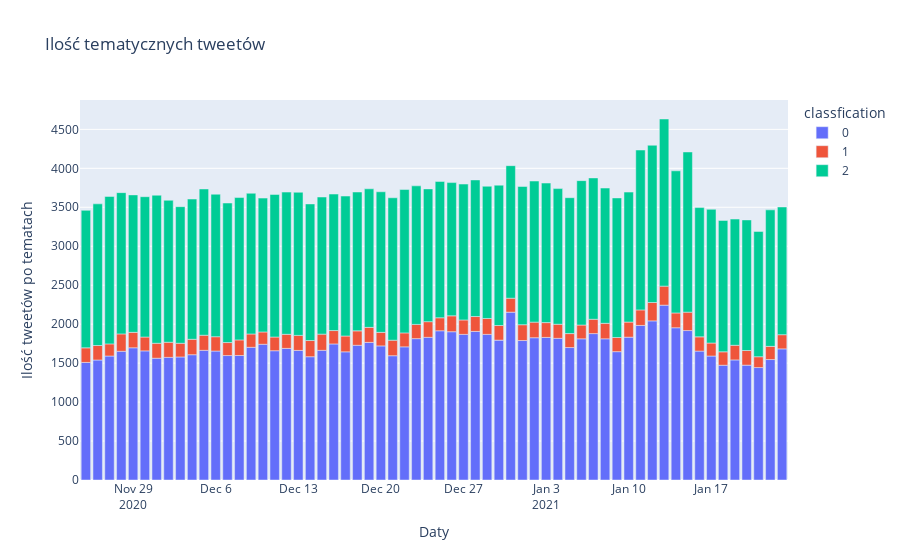

This figure's notebook cell:
### Code cell
tweeter_df['classfication']=df['class']
tweeter_df.dropna(inplace=True)
tweeter_df_group=tweeter_df.groupby(by=['datestamp','classfication'],as_index=False).count()
tweeter_df_group.classfication=tweeter_df_group.classfication.astype("category")
fig = px.bar(tweeter_df_group, x="datestamp", y="lang", title='Ilość tematycznych tweetów',color="classfication",labels=labels)
fig.update_xaxes(title_text='Daty')
fig.update_yaxes(title_text='Ilość tweetów po tematach')
fig.show()

### Figure 1 — Plotly figure (JSON) as saved in the notebook; plotly's stock layout.template omitted (floating-point values rounded to 4 significant figures)
{"data": [{"alignmentgroup": "True", "hovertemplate": "classfication=0<br>datestamp=%{x}<br>lang=%{y}<extra></extra>", "legendgroup": "0", "marker": {"color": "#636efa"}, "name": "0", "offsetgroup": "0", "orientation": "v", "showlegend": true, "textposition": "auto", "type": "bar", "x": ["2020-11-25", "2020-11-26", "2020-11-27", "2020-11-28", "2020-11-29", "2020-11-30", "2020-12-01", "2020-12-02", "2020-12-03", "2020-12-04", "2020-12-05", "2020-12-06", "2020-12-07", "2020-12-08", "2020-12-09", "2020-12-10", "2020-12-11", "2020-12-12", "2020-12-13", "2020-12-14", "2020-12-15", "2020-12-16", "2020-12-17", "2020-12-18", "2020-12-19", "2020-12-20", "2020-12-21", "2020-12-22", "2020-12-23", "2020-12-24", "2020-12-25", "2020-12-26", "2020-12-27", "2020-12-28", "2020-12-29", "2020-12-30", "2020-12-31", "2021-01-01", "2021-01-02", "2021-01-03", "2021-01-04", "2021-01-05", "2021-01-06", "2021-01-07", "2021-01-08", "2021-01-09", "2021-01-10", "2021-01-11", "2021-01-12", "2021-01-13", "2021-01-14", "2021-01-15", "2021-01-16", "2021-01-17", "2021-01-18", "2021-01-19", "2021-01-20", "2021-01-21", "2021-01-22", "2021-01-23"], "xaxis": "x", "y": [1509, 1540, 1591, 1652, 1697, 1657, 1563, 1574, 1579, 1608, 1664, 1655, 1597, 1598, 1703, 1742, 1659, 1689, 1663, 1582, 1664, 1746, 1645, 1729, 1766, 1721, 1595, 1709, 1814, 1831, 1915, 1903, 1869, 1907, 1869, 1795, 2154, 1790, 1826, 1830, 1818, 1700, 1812, 1879, 1812, 1647, 1833, 1984, 2042, 2244, 1954, 1918, 1654, 1591, 1473, 1541, 1474, 1443, 1546, 1683], "yaxis": "y"}, {"alignmentgroup": "True", "hovertemplate": "classfication=1<br>datestamp=%{x}<br>lang=%{y}<extra></extra>", "legendgroup": "1", "marker": {"color": "#EF553B"}, "name": "1", "offsetgroup": "1", "orientation": "v", "showlegend": true, "textposition": "auto", "type": "bar", "x": ["2020-11-25", "2020-11-26", "2020-11-27", "2020-11-28", "2020-11-29", "2020-11-30", "2020-12-01", "2020-12-02", "2020-12-03", "2020-12-04", "2020-12-05", "2020-12-06", "2020-12-07", "2020-12-08", "2020-12-09", "2020-12-10", "2020-12-11", "2020-12-12", "2020-12-13", "2020-12-14", "2020-12-15", "2020-12-16", "2020-12-17", "2020-12-18", "2020-12-19", "2020-12-20", "2020-12-21", "2020-12-22", "2020-12-23", "2020-12-24", "2020-12-25", "2020-12-26", "2020-12-27", "2020-12-28", "2020-12-29", "2020-12-30", "2020-12-31", "2021-01-01", "2021-01-02", "2021-01-03", "2021-01-04", "2021-01-05", "2021-01-06", "2021-01-07", "2021-01-08", "2021-01-09", "2021-01-10", "2021-01-11", "2021-01-12", "2021-01-13", "2021-01-14", "2021-01-15", "2021-01-16", "2021-01-17", "2021-01-18", "2021-01-19", "2021-01-20", "2021-01-21", "2021-01-22", "2021-01-23"], "xaxis": "x", "y": [187, 186, 156, 223, 198, 178, 192, 194, 176, 198, 194, 184, 167, 200, 171, 158, 176, 181, 193, 208, 208, 172, 203, 185, 193, 174, 199, 179, 183, 201, 167, 204, 185, 191, 204, 188, 179, 203, 200, 190, 181, 179, 177, 184, 199, 182, 194, 199, 236, 244, 190, 236, 183, 167, 172, 188, 188, 139, 169, 182], "yaxis": "y"}, {"alignmentgroup": "True", "hovertemplate": "classfication=2<br>datestamp=%{x}<br>lang=%{y}<extra></extra>", "legendgroup": "2", "marker": {"color": "#00cc96"}, "name": "2", "offsetgroup": "2", "orientation": "v", "showlegend": true, "textposition": "auto", "type": "bar", "x": ["2020-11-25", "2020-11-26", "2020-11-27", "2020-11-28", "2020-11-29", "2020-11-30", "2020-12-01", "2020-12-02", "2020-12-03", "2020-12-04", "2020-12-05", "2020-12-06", "2020-12-07", "2020-12-08", "2020-12-09", "2020-12-10", "2020-12-11", "2020-12-12", "2020-12-13", "2020-12-14", "2020-12-15", "2020-12-16", "2020-12-17", "2020-12-18", "2020-12-19", "2020-12-20", "2020-12-21", "2020-12-22", "2020-12-23", "2020-12-24", "2020-12-25", "2020-12-26", "2020-12-27", "2020-12-28", "2020-12-29", "2020-12-30", "2020-12-31", "2021-01-01", "2021-01-02", "2021-01-03", "2021-01-04", "2021-01-05", "2021-01-06", "2021-01-07", "2021-01-08", "2021-01-09", "2021-01-10", "2021-01-11", "2021-01-12", "2021-01-13", "2021-01-14", "2021-01-15", "2021-01-16", "2021-01-17", "2021-01-18", "2021-01-19", "2021-01-20", "2021-01-21", "2021-01-22", "2021-01-23"], "xaxis": "x", "y": [1765, 1818, 1892, 1813, 1764, 1801, 1900, 1822, 1753, 1800, 1877, 1829, 1791, 1827, 1806, 1718, 1830, 1825, 1837, 1753, 1760, 1752, 1796, 1782, 1778, 1804, 1828, 1840, 1778, 1704, 1750, 1710, 1744, 1753, 1697, 1801, 1701, 1774, 1811, 1791, 1741, 1744, 1853, 1814, 1736, 1791, 1668, 2052, 2018, 2145, 1824, 2056, 1659, 1716, 1686, 1620, 1676, 1608, 1752, 1639], "yaxis": "y"}], "layout": {"barmode": "relative", "legend": {"title": {"text": "classfication"}, "tracegroupgap": 0}, "title": {"text": "Ilość tematycznych tweetów"}, "xaxis": {"anchor": "y", "domain": [0, 1], "title": {"text": "Daty"}}, "yaxis": {"anchor": "x", "domain": [0, 1], "title": {"text": "Ilość tweetów po tematach"}}}}
